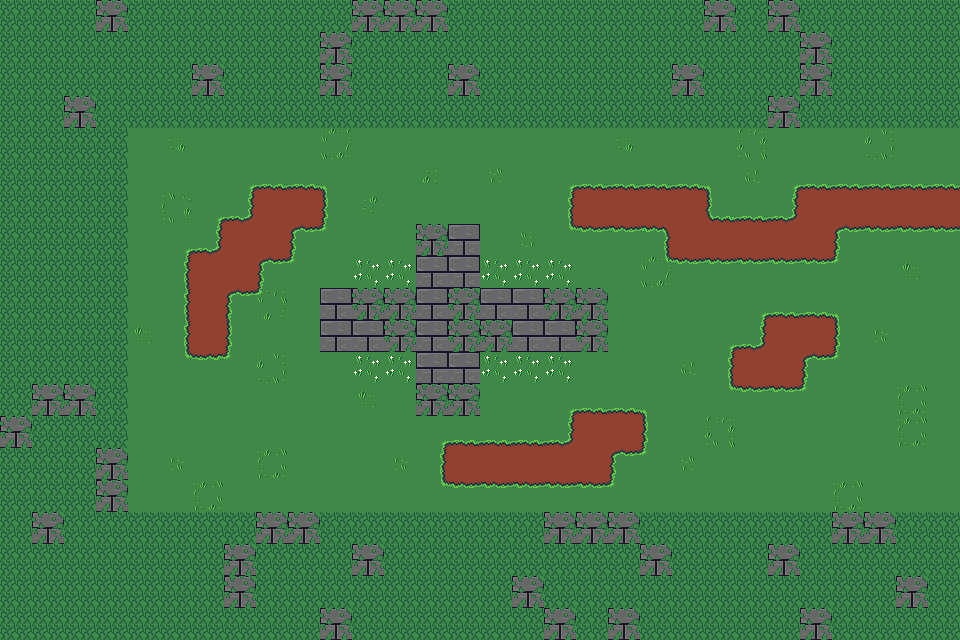

The image is a tile-based game level rendered from a .tmx file. Its description and complete source (layers, tilesets, objects, tile grids) follow:
An orthogonal 30x20 tile map with 32x32 px tiles, 3 tile layers (Calque de Tuiles 1, Calque de Tuiles 2, Calque de Tuiles 3) and 7 objects (5x collision, portal, portal_exit).

<map version="1.10" tiledversion="1.10.2" orientation="orthogonal" renderorder="right-down" width="30" height="20" tilewidth="32" tileheight="32" infinite="0" nextlayerid="5" nextobjectid="11">
 <tileset firstgid="1" source="tilemap.tsx" />
 <layer id="1" name="Calque de Tuiles 1" width="30" height="20">
  <data encoding="csv">
26,26,26,5,26,26,26,26,26,26,26,5,5,5,26,26,26,26,26,26,26,26,5,26,5,26,26,26,26,26,
26,26,26,26,26,26,26,26,26,26,5,26,26,26,26,26,26,26,26,26,26,26,26,26,26,5,26,26,26,26,
26,26,26,26,26,26,5,26,26,26,5,26,26,26,5,26,26,26,26,26,26,5,26,26,26,5,26,26,26,26,
26,26,5,26,26,26,26,26,26,26,26,26,26,26,26,26,26,26,26,26,26,26,26,26,5,26,26,26,26,26,
26,26,26,26,1,1,1,1,1,1,1,1,1,1,1,1,1,1,1,1,1,1,1,1,1,1,1,1,1,1,
26,26,26,26,1,1,1,1,1,1,1,1,1,1,1,1,1,1,1,1,1,1,1,1,1,1,1,1,1,1,
26,26,26,26,1,1,1,1,1,1,1,1,1,1,1,1,1,1,1,1,1,1,1,1,1,1,1,1,1,1,
26,26,26,26,1,1,1,1,1,1,1,1,1,5,4,1,1,1,1,1,1,1,1,1,1,1,1,1,1,1,
26,26,26,26,1,1,1,1,1,1,1,1,1,4,4,1,1,1,1,1,1,1,1,1,1,1,1,1,1,1,
26,26,26,26,1,1,1,1,1,1,4,5,5,4,5,4,4,5,5,1,1,1,1,1,1,1,1,1,1,1,
26,26,26,26,1,1,1,1,1,1,4,4,5,4,5,5,4,4,5,1,1,1,1,1,1,1,1,1,1,1,
26,26,26,26,1,1,1,1,1,1,1,1,1,4,4,1,1,1,1,1,1,1,1,1,1,1,1,1,1,1,
26,5,5,26,1,1,1,1,1,1,1,1,1,5,5,1,1,1,1,1,1,1,1,1,1,1,1,1,1,1,
5,26,26,26,1,1,1,1,1,1,1,1,1,1,1,1,1,1,1,1,1,1,1,1,1,1,1,1,1,1,
26,26,26,5,1,1,1,1,1,1,1,1,1,1,1,1,1,1,1,1,1,1,1,1,1,1,1,1,1,1,
26,26,26,5,1,1,1,1,1,1,1,1,1,1,1,1,1,1,1,1,1,1,1,1,1,1,1,1,1,1,
26,5,26,26,26,26,26,26,5,5,26,26,26,26,26,26,26,5,5,5,26,26,26,26,26,26,5,5,26,26,
26,26,26,26,26,26,26,5,26,26,26,5,26,26,26,26,26,26,26,26,5,26,26,26,5,26,26,26,26,26,
26,26,26,26,26,26,26,5,26,26,26,26,26,26,26,26,5,26,26,26,26,26,26,26,26,26,26,26,5,26,
26,26,26,26,26,26,26,26,26,26,5,26,26,26,26,26,26,5,26,5,26,26,26,26,26,5,26,26,26,26
</data>
 </layer>
 <layer id="2" name="Calque de Tuiles 2" width="30" height="20">
  <data encoding="csv">
0,0,0,0,0,0,0,0,0,0,0,0,0,0,0,0,0,0,0,0,0,0,0,0,0,0,0,0,0,0,
0,0,0,0,0,0,0,0,0,0,0,0,0,0,0,0,0,0,0,0,0,0,0,0,0,0,0,0,0,0,
0,0,0,0,0,0,0,0,0,0,0,0,0,0,0,0,0,0,0,0,0,0,0,0,0,0,0,0,0,0,
0,0,0,0,0,0,0,0,0,0,0,0,0,0,0,0,0,0,0,0,0,0,0,0,0,0,0,0,0,0,
0,0,0,0,0,0,0,0,0,0,0,0,0,0,0,0,0,0,0,0,0,0,0,0,0,0,0,0,0,0,
0,0,0,0,0,0,0,113,2684354674,2684354674,2684354673,0,0,0,0,0,0,113,2684354674,2684354674,2684354674,2684354674,2684354673,0,113,2684354674,2684354674,2684354674,2684354674,2684354674,
0,0,0,0,0,0,113,115,2,2,3221225586,0,0,0,0,0,0,114,2,2,2,2,2684354675,2684354674,115,2,2,2,2,2,
0,0,0,0,0,113,115,2,2,3221225587,3221225585,0,0,0,0,0,0,1610612849,1610612850,1610612850,1610612851,2,2,2,2,2,3221225587,1610612850,1610612850,1610612850,
0,0,0,0,0,114,2,2,3221225587,3221225585,0,0,0,0,0,0,0,0,0,0,1610612849,1610612850,1610612850,1610612850,1610612850,1610612850,3221225585,0,0,0,
0,0,0,0,0,114,2,3221225587,3221225585,0,0,0,0,0,0,0,0,0,0,0,0,0,0,113,2684354674,2684354674,2684354673,0,0,0,
0,0,0,0,0,114,2,3221225586,0,0,0,0,0,0,0,0,0,0,0,0,0,0,113,115,2,2,3221225586,0,0,0,
0,0,0,0,0,1610612849,3758096498,3221225585,0,0,0,0,0,0,0,0,0,0,0,0,0,0,114,2,2,3221225587,3221225585,0,0,0,
0,0,0,0,0,0,0,0,0,0,0,0,0,0,0,0,0,113,2684354674,2684354674,2684354673,0,1610612849,1610612850,1610612850,3221225585,0,0,0,0,
0,0,0,0,0,0,0,0,0,0,0,0,0,113,2684354674,2684354674,2684354674,115,2,2,3221225586,0,0,0,0,0,0,0,0,0,
0,0,0,0,0,0,0,0,0,0,0,0,0,114,2,2,2,2,2,3221225587,3221225585,0,0,0,0,0,0,0,0,0,
0,0,0,0,0,0,0,0,0,0,0,0,0,1610612849,1610612850,1610612850,1610612850,1610612850,1610612850,3221225585,0,0,0,0,0,0,0,0,0,0,
0,0,0,0,0,0,0,0,0,0,0,0,0,0,0,0,0,0,0,0,0,0,0,0,0,0,0,0,0,0,
0,0,0,0,0,0,0,0,0,0,0,0,0,0,0,0,0,0,0,0,0,0,0,0,0,0,0,0,0,0,
0,0,0,0,0,0,0,0,0,0,0,0,0,0,0,0,0,0,0,0,0,0,0,0,0,0,0,0,0,0,
0,0,0,0,0,0,0,0,0,0,0,0,0,0,0,0,0,0,0,0,0,0,0,0,0,0,0,0,0,0
</data>
 </layer>
 <layer id="3" name="Calque de Tuiles 3" width="30" height="20">
  <data encoding="csv">
0,0,0,0,0,0,0,0,0,0,0,0,0,0,0,0,0,0,0,0,0,0,0,0,0,0,0,0,0,0,
0,0,0,0,0,0,0,0,0,0,0,0,0,0,0,0,0,0,0,0,0,0,0,0,0,0,0,0,0,0,
0,0,0,0,0,0,0,0,0,0,0,0,0,0,0,0,0,0,0,0,0,0,0,0,0,0,0,0,0,0,
0,0,0,0,0,0,0,0,0,0,0,0,0,0,0,0,0,0,0,0,0,0,0,0,0,0,0,0,0,0,
0,0,0,0,0,38,0,0,0,0,20,0,0,0,0,0,0,0,0,38,0,0,0,19,0,0,0,35,0,0,
0,0,0,0,0,0,0,0,0,0,0,0,0,39,0,24,0,0,0,0,0,0,0,22,0,0,0,0,0,0,
0,0,0,0,0,33,0,0,0,0,0,37,0,0,0,0,0,0,0,0,0,0,0,0,0,0,0,0,0,0,
0,0,0,0,0,0,0,0,0,0,0,0,0,0,0,0,23,0,0,0,0,0,0,0,0,0,0,0,0,0,
0,0,0,0,0,0,0,0,0,0,0,49,49,0,0,49,49,49,0,0,20,0,0,0,0,0,0,0,40,0,
0,0,0,0,0,0,0,0,34,0,0,0,0,0,0,0,0,0,0,0,0,0,0,0,0,0,0,0,0,0,
0,0,0,0,40,0,0,0,0,0,0,0,0,0,0,0,0,0,0,0,0,0,0,0,0,0,0,21,0,0,
0,0,0,0,0,0,0,0,35,0,0,49,49,0,0,49,49,49,0,0,0,22,0,0,0,0,0,0,0,0,
0,0,0,0,0,0,0,0,0,0,0,40,0,0,0,0,0,0,0,0,0,0,0,0,0,0,0,0,18,0,
0,0,0,0,0,0,0,0,0,0,0,0,0,0,0,0,0,0,0,0,0,0,19,0,0,0,0,0,18,0,
0,0,0,0,0,21,0,0,18,0,0,0,21,0,0,0,0,0,0,0,0,24,0,0,0,0,0,0,0,0,
0,0,0,0,0,0,18,0,0,0,0,0,0,0,0,0,0,0,0,0,0,0,0,0,0,0,18,0,0,0,
0,0,0,0,0,0,0,0,0,0,0,0,0,0,0,0,0,0,0,0,0,0,0,0,0,0,0,0,0,0,
0,0,0,0,0,0,0,0,0,0,0,0,0,0,0,0,0,0,0,0,0,0,0,0,0,0,0,0,0,0,
0,0,0,0,0,0,0,0,0,0,0,0,0,0,0,0,0,0,0,0,0,0,0,0,0,0,0,0,0,0,
0,0,0,0,0,0,0,0,0,0,0,0,0,0,0,0,0,0,0,0,0,0,0,0,0,0,0,0,0,0
</data>
 </layer>
 <objectgroup id="4" name="objects">
  <properties>
   <property name="zoom" type="float" value="3" />
  </properties>
  <object id="1" type="collision" x="0" y="0" width="960" height="128">
   <properties>
    <property name="collision_type" value="solid" />
   </properties>
  </object>
  <object id="2" type="collision" x="0" y="512" width="960" height="128">
   <properties>
    <property name="collision_type" value="solid" />
   </properties>
  </object>
  <object id="3" type="collision" x="0" y="128" width="128" height="384">
   <properties>
    <property name="collision_type" value="solid" />
   </properties>
  </object>
  <object id="6" type="collision" x="416" y="224" width="64" height="192">
   <properties>
    <property name="collision_type" value="solid" />
   </properties>
  </object>
  <object id="8" type="collision" x="320" y="288" width="288" height="64">
   <properties>
    <property name="collision_type" value="solid" />
   </properties>
  </object>
  <object id="9" name="forest_r" type="portal" x="960" y="128" height="384">
   <properties>
    <property name="targeted_exit_name" value="forest_r" />
    <property name="targeted_map_name" value="map9" />
    <property name="targeted_scene_name" value="scene1" />
   </properties>
  </object>
  <object id="10" name="forest_q" type="portal_exit" x="916" y="245.333">
   <point />
  </object>
 </objectgroup>
</map>
